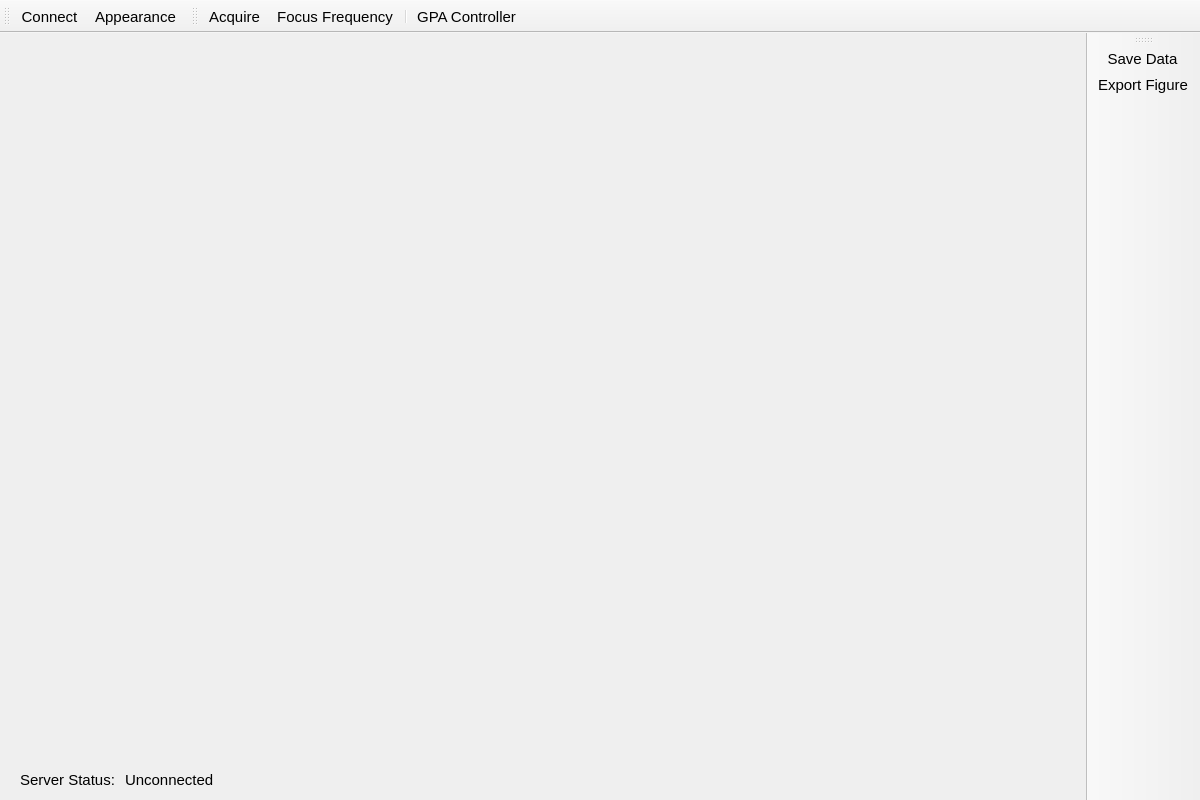
<?xml version="1.0" encoding="UTF-8"?>
<ui version="4.0">
 <class>MainWindow</class>
 <widget class="QMainWindow" name="MainWindow">
  <property name="geometry">
   <rect>
    <x>0</x>
    <y>0</y>
    <width>1200</width>
    <height>800</height>
   </rect>
  </property>
  <property name="font">
   <font>
    <pointsize>11</pointsize>
   </font>
  </property>
  <property name="windowTitle">
   <string>GUI for Open-Source MRI</string>
  </property>
  <widget class="QWidget" name="centralwidget">
   <layout class="QVBoxLayout" name="verticalLayout_4">
    <property name="spacing">
     <number>0</number>
    </property>
    <property name="leftMargin">
     <number>0</number>
    </property>
    <property name="topMargin">
     <number>0</number>
    </property>
    <property name="rightMargin">
     <number>0</number>
    </property>
    <property name="bottomMargin">
     <number>0</number>
    </property>
    <item>
     <widget class="QWidget" name="content" native="true">
      <property name="sizePolicy">
       <sizepolicy hsizetype="Expanding" vsizetype="Expanding">
        <horstretch>0</horstretch>
        <verstretch>0</verstretch>
       </sizepolicy>
      </property>
      <layout class="QHBoxLayout" name="horizontalLayout">
       <property name="spacing">
        <number>5</number>
       </property>
       <property name="leftMargin">
        <number>10</number>
       </property>
       <property name="topMargin">
        <number>10</number>
       </property>
       <property name="rightMargin">
        <number>10</number>
       </property>
       <property name="bottomMargin">
        <number>0</number>
       </property>
       <item>
        <widget class="QWidget" name="verticalWidget" native="true">
         <property name="sizePolicy">
          <sizepolicy hsizetype="Fixed" vsizetype="Preferred">
           <horstretch>0</horstretch>
           <verstretch>0</verstretch>
          </sizepolicy>
         </property>
         <property name="minimumSize">
          <size>
           <width>300</width>
           <height>0</height>
          </size>
         </property>
         <layout class="QVBoxLayout" name="verticalLayout">
          <property name="spacing">
           <number>5</number>
          </property>
          <property name="leftMargin">
           <number>0</number>
          </property>
          <property name="topMargin">
           <number>0</number>
          </property>
          <property name="rightMargin">
           <number>0</number>
          </property>
          <property name="bottomMargin">
           <number>0</number>
          </property>
          <item>
           <widget class="QWidget" name="operationsList" native="true">
            <property name="sizePolicy">
             <sizepolicy hsizetype="Preferred" vsizetype="Minimum">
              <horstretch>0</horstretch>
              <verstretch>0</verstretch>
             </sizepolicy>
            </property>
            <layout class="QVBoxLayout" name="layout_operations">
             <property name="spacing">
              <number>0</number>
             </property>
             <property name="sizeConstraint">
              <enum>QLayout::SetNoConstraint</enum>
             </property>
             <property name="leftMargin">
              <number>0</number>
             </property>
             <property name="topMargin">
              <number>0</number>
             </property>
             <property name="rightMargin">
              <number>0</number>
             </property>
             <property name="bottomMargin">
              <number>0</number>
             </property>
            </layout>
           </widget>
          </item>
          <item>
           <widget class="QWidget" name="parameters" native="true">
            <property name="sizePolicy">
             <sizepolicy hsizetype="Preferred" vsizetype="Minimum">
              <horstretch>0</horstretch>
              <verstretch>0</verstretch>
             </sizepolicy>
            </property>
            <layout class="QVBoxLayout" name="layout_parameters">
             <property name="spacing">
              <number>10</number>
             </property>
             <property name="sizeConstraint">
              <enum>QLayout::SetNoConstraint</enum>
             </property>
             <property name="leftMargin">
              <number>10</number>
             </property>
             <property name="topMargin">
              <number>10</number>
             </property>
             <property name="rightMargin">
              <number>10</number>
             </property>
             <property name="bottomMargin">
              <number>10</number>
             </property>
            </layout>
           </widget>
          </item>
          <item>
           <spacer name="verticalSpacer">
            <property name="orientation">
             <enum>Qt::Vertical</enum>
            </property>
            <property name="sizeHint" stdset="0">
             <size>
              <width>20</width>
              <height>40</height>
             </size>
            </property>
           </spacer>
          </item>
         </layout>
        </widget>
       </item>
       <item>
        <widget class="QWidget" name="verticalWidget_2" native="true">
         <layout class="QVBoxLayout" name="verticalLayout_3">
          <property name="spacing">
           <number>5</number>
          </property>
          <property name="leftMargin">
           <number>0</number>
          </property>
          <property name="topMargin">
           <number>0</number>
          </property>
          <property name="rightMargin">
           <number>0</number>
          </property>
          <property name="bottomMargin">
           <number>0</number>
          </property>
          <item>
           <widget class="QWidget" name="plotview" native="true">
            <property name="sizePolicy">
             <sizepolicy hsizetype="Preferred" vsizetype="MinimumExpanding">
              <horstretch>0</horstretch>
              <verstretch>0</verstretch>
             </sizepolicy>
            </property>
            <layout class="QVBoxLayout" name="plotview_layout">
             <property name="spacing">
              <number>0</number>
             </property>
             <property name="leftMargin">
              <number>0</number>
             </property>
             <property name="topMargin">
              <number>0</number>
             </property>
             <property name="rightMargin">
              <number>0</number>
             </property>
             <property name="bottomMargin">
              <number>0</number>
             </property>
            </layout>
           </widget>
          </item>
          <item>
           <widget class="QWidget" name="gridWidget" native="true">
            <property name="sizePolicy">
             <sizepolicy hsizetype="Minimum" vsizetype="Preferred">
              <horstretch>0</horstretch>
              <verstretch>0</verstretch>
             </sizepolicy>
            </property>
            <property name="minimumSize">
             <size>
              <width>0</width>
              <height>100</height>
             </size>
            </property>
            <property name="maximumSize">
             <size>
              <width>16777215</width>
              <height>200</height>
             </size>
            </property>
            <layout class="QGridLayout" name="layout_outputgrid" rowstretch="0" rowminimumheight="0">
             <property name="leftMargin">
              <number>10</number>
             </property>
             <property name="topMargin">
              <number>10</number>
             </property>
             <property name="rightMargin">
              <number>10</number>
             </property>
             <property name="bottomMargin">
              <number>10</number>
             </property>
             <property name="horizontalSpacing">
              <number>40</number>
             </property>
             <property name="verticalSpacing">
              <number>10</number>
             </property>
            </layout>
           </widget>
          </item>
         </layout>
        </widget>
       </item>
      </layout>
     </widget>
    </item>
    <item>
     <widget class="QWidget" name="statusbar" native="true">
      <property name="sizePolicy">
       <sizepolicy hsizetype="Preferred" vsizetype="Minimum">
        <horstretch>0</horstretch>
        <verstretch>0</verstretch>
       </sizepolicy>
      </property>
      <layout class="QHBoxLayout" name="horizontalLayout_3">
       <property name="spacing">
        <number>10</number>
       </property>
       <property name="leftMargin">
        <number>20</number>
       </property>
       <property name="topMargin">
        <number>0</number>
       </property>
       <property name="rightMargin">
        <number>0</number>
       </property>
       <property name="bottomMargin">
        <number>10</number>
       </property>
       <item>
        <widget class="QLabel" name="label">
         <property name="sizePolicy">
          <sizepolicy hsizetype="Minimum" vsizetype="Preferred">
           <horstretch>0</horstretch>
           <verstretch>0</verstretch>
          </sizepolicy>
         </property>
         <property name="text">
          <string>Server Status:</string>
         </property>
        </widget>
       </item>
       <item>
        <widget class="QLabel" name="status_connection">
         <property name="text">
          <string>Unconnected</string>
         </property>
        </widget>
       </item>
       <item>
        <spacer name="horizontalSpacer">
         <property name="orientation">
          <enum>Qt::Horizontal</enum>
         </property>
         <property name="sizeHint" stdset="0">
          <size>
           <width>40</width>
           <height>20</height>
          </size>
         </property>
        </spacer>
       </item>
      </layout>
     </widget>
    </item>
   </layout>
  </widget>
  <widget class="QMenuBar" name="menubar">
   <property name="geometry">
    <rect>
     <x>0</x>
     <y>0</y>
     <width>1200</width>
     <height>22</height>
    </rect>
   </property>
  </widget>
  <widget class="QToolBar" name="ComunicationToolbar">
   <property name="windowTitle">
    <string>toolBar</string>
   </property>
   <attribute name="toolBarArea">
    <enum>TopToolBarArea</enum>
   </attribute>
   <attribute name="toolBarBreak">
    <bool>false</bool>
   </attribute>
   <addaction name="action_connect"/>
   <addaction name="action_changeappearance"/>
  </widget>
  <widget class="QToolBar" name="AcquisitionControlToolbar">
   <property name="windowTitle">
    <string>toolBar_3</string>
   </property>
   <attribute name="toolBarArea">
    <enum>TopToolBarArea</enum>
   </attribute>
   <attribute name="toolBarBreak">
    <bool>false</bool>
   </attribute>
   <addaction name="action_acquire"/>
   <addaction name="action_focusfrequency"/>
   <addaction name="separator"/>
   <addaction name="action_gpacontroller"/>
  </widget>
  <widget class="QToolBar" name="toolBar">
   <property name="windowTitle">
    <string>toolBar</string>
   </property>
   <attribute name="toolBarArea">
    <enum>RightToolBarArea</enum>
   </attribute>
   <attribute name="toolBarBreak">
    <bool>false</bool>
   </attribute>
   <addaction name="action_savedata"/>
   <addaction name="action_exportfigure"/>
  </widget>
  <action name="action_connect">
   <property name="checkable">
    <bool>false</bool>
   </property>
   <property name="icon">
    <iconset>
     <normaloff>../resources/icons/power.svg</normaloff>../resources/icons/power.svg</iconset>
   </property>
   <property name="text">
    <string>Connect</string>
   </property>
   <property name="toolTip">
    <string>Connect to server</string>
   </property>
   <property name="font">
    <font/>
   </property>
  </action>
  <action name="action_acquire">
   <property name="icon">
    <iconset>
     <normaloff>../resources/icons/media-play.svg</normaloff>../resources/icons/media-play.svg</iconset>
   </property>
   <property name="text">
    <string>Acquire</string>
   </property>
   <property name="toolTip">
    <string>Start Acquisition</string>
   </property>
  </action>
  <action name="action_gpacontroller">
   <property name="icon">
    <iconset>
     <normaloff>../resources/icons/waves.svg</normaloff>../resources/icons/waves.svg</iconset>
   </property>
   <property name="text">
    <string>GPA Controller</string>
   </property>
   <property name="toolTip">
    <string>Open GPA Waveform observer</string>
   </property>
  </action>
  <action name="action_savedata">
   <property name="icon">
    <iconset>
     <normaloff>../resources/icons/clipboard.svg</normaloff>../resources/icons/clipboard.svg</iconset>
   </property>
   <property name="text">
    <string>Save Data</string>
   </property>
   <property name="toolTip">
    <string>Save Acquired Data</string>
   </property>
  </action>
  <action name="action_exportfigure">
   <property name="icon">
    <iconset>
     <normaloff>../resources/icons/chart-line.svg</normaloff>../resources/icons/chart-line.svg</iconset>
   </property>
   <property name="text">
    <string>Export Figure</string>
   </property>
   <property name="toolTip">
    <string>Export the Figure of the Acquired Signal</string>
   </property>
  </action>
  <action name="action_focusfrequency">
   <property name="icon">
    <iconset>
     <normaloff>../resources/icons/arrow-minimise.svg</normaloff>../resources/icons/arrow-minimise.svg</iconset>
   </property>
   <property name="text">
    <string>Focus Frequency</string>
   </property>
   <property name="toolTip">
    <string>Focus Actual Larmor Frequency</string>
   </property>
  </action>
  <action name="action_changeappearance">
   <property name="icon">
    <iconset>
     <normaloff>../resources/icons/brush.svg</normaloff>../resources/icons/brush.svg</iconset>
   </property>
   <property name="text">
    <string>Appearance</string>
   </property>
   <property name="toolTip">
    <string>Change Window Appearance</string>
   </property>
  </action>
 </widget>
 <resources/>
 <connections/>
</ui>
